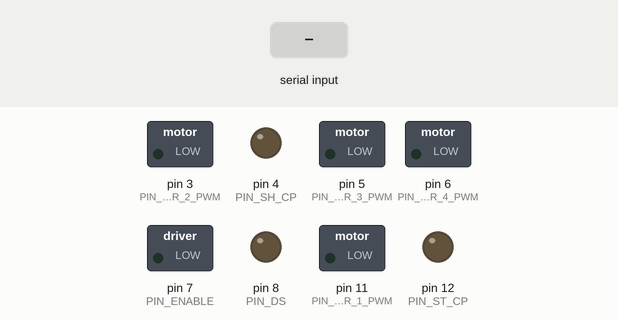
Simulated run of this sketch. Board: Arduino Uno, built with avr-gcc and run on an emulated ATmega328P. Parts: switched loads named in the sketch (green lamp = pin HIGH), output pins drawn as LEDs (lit = HIGH). Inputs (shaded band) come from the test bench.

Above: at 0.9 s.
1.0 s: byte 30 received over Serial
At 1.9 s:
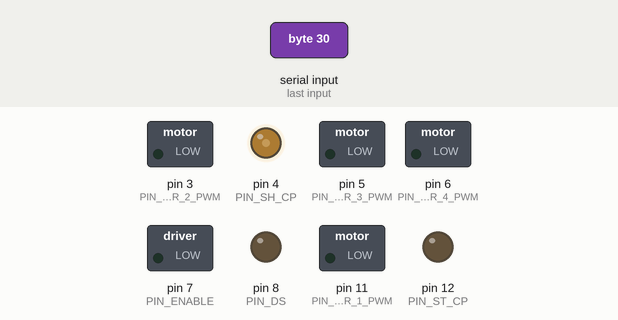
Timing chart, 0 to 4.0 s (numbered marks = the images above; inputs shaded):
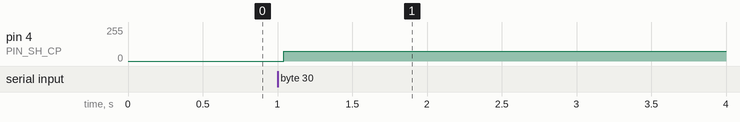

Measured:
- after the input at 1.0 s, pin 4 (PIN_SH_CP): 0/255 → 75/255 at once

The sketch:

motor-pwm.ino
```cpp
#include <Servo.h>

#define QUANTITY_OF_CI 1

#define PIN_DS 8
#define PIN_SH_CP 4
#define PIN_ENABLE 7
#define PIN_ST_CP 12

#define BIT_MOTOR_1_A 2
#define BIT_MOTOR_1_B 3
#define BIT_MOTOR_2_A 1
#define BIT_MOTOR_2_B 4
#define BIT_MOTOR_3_A 5
#define BIT_MOTOR_3_B 7
#define BIT_MOTOR_4_A 0
#define BIT_MOTOR_4_B 6

#define PIN_MOTOR_2_PWM 3
#define PIN_MOTOR_3_PWM 5
#define PIN_MOTOR_4_PWM 6
#define PIN_MOTOR_1_PWM 11

unsigned long serialMaxRotations = 0;

void setup() {
    Serial.begin(9600);

    pinMode(PIN_DS, OUTPUT);
    pinMode(PIN_SH_CP, OUTPUT);
    pinMode(PIN_ST_CP, OUTPUT);
    pinMode(PIN_ENABLE, OUTPUT);

    pinMode(PIN_MOTOR_1_PWM, OUTPUT);
    pinMode(PIN_MOTOR_2_PWM, OUTPUT);
    pinMode(PIN_MOTOR_3_PWM, OUTPUT);
    pinMode(PIN_MOTOR_4_PWM, OUTPUT);

    digitalWrite(PIN_ENABLE, LOW);

    setSerialMaxRotations();

    setMotorStatusByPin(BIT_MOTOR_1_B, LOW);
    setMotorStatusByPin(BIT_MOTOR_1_A, HIGH);

    setMotorStatusByPin(BIT_MOTOR_2_B, LOW);
    setMotorStatusByPin(BIT_MOTOR_2_A, HIGH);

    setMotorStatusByPin(BIT_MOTOR_3_B, LOW);
    setMotorStatusByPin(BIT_MOTOR_3_A, HIGH);

    setMotorStatusByPin(BIT_MOTOR_4_B, LOW);
    setMotorStatusByPin(BIT_MOTOR_4_A, HIGH);
}

void setSerialMaxRotations() {
    while (!Serial.available()) {}
    serialMaxRotations = Serial.read();
}

void setMotorStatusByPin(byte pin, bool status) {
    static byte ciBuffer[QUANTITY_OF_CI];

    bitWrite(ciBuffer[pin / 8], pin % 8, status);

    digitalWrite(PIN_DS, LOW);
    digitalWrite(PIN_SH_CP, LOW);
    digitalWrite(PIN_ST_CP, LOW);

    for (unsigned int nC = QUANTITY_OF_CI - 1; nC >= 0; nC--) {
        for (unsigned int nB = 7; nB >= 0; nB--) {
            digitalWrite(PIN_SH_CP, LOW);
            digitalWrite(PIN_DS, bitRead(ciBuffer[nC], nB));
            digitalWrite(PIN_SH_CP, HIGH);
            digitalWrite(PIN_DS, LOW);
        }
    }

    digitalWrite(PIN_ST_CP, HIGH);
}

void mapValueToAnalogWrite(unsigned long index, unsigned long firstIndex, unsigned long lastIndex) {
    byte mappedValue = map(index, firstIndex, lastIndex, 25, 230);
    analogWrite(PIN_MOTOR_1_PWM, mappedValue);
    analogWrite(PIN_MOTOR_2_PWM, mappedValue);
    analogWrite(PIN_MOTOR_3_PWM, mappedValue);
    analogWrite(PIN_MOTOR_4_PWM, mappedValue);
    delay(1000);
}

void delayPWM(unsigned long maxRotations) {
    for (unsigned long index = 0; index <= maxRotations; index++) {
        mapValueToAnalogWrite(index, 0, maxRotations);
    }

    for (unsigned long index = maxRotations; index >= 0; index--) {
        mapValueToAnalogWrite(index, maxRotations, 0);
    }
}

void loop() {
    delayPWM(serialMaxRotations);
}
```
